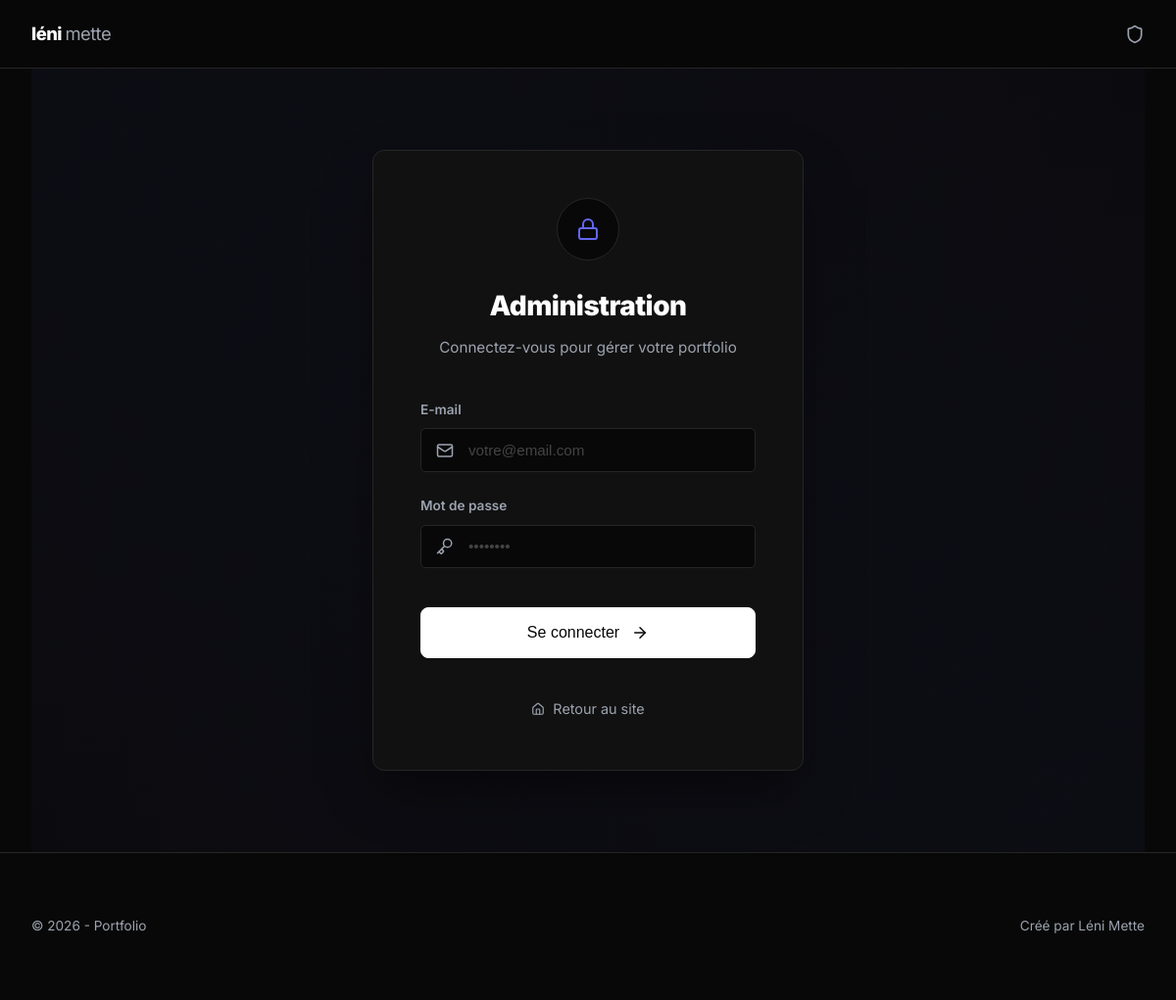
The app's page /index.php?action=login with its own data.
### tables this page shows
CREATE TABLE `profile` (
  `id` int(11) NOT NULL,
  `name` varchar(255) NOT NULL,
  `description` text,
  `date_of_birth` date DEFAULT NULL,
  `email` varchar(255) DEFAULT NULL,
  `phone_number` varchar(50) DEFAULT NULL,
  `id_image` int(11) DEFAULT NULL
);

### controllers/AuthController.php (called while the page is built, shortened)
<?php
class AuthController extends AbstractController {
    public function login(): void {
        try {
            $this->render('login', [
                'title' => 'Connexion Admin'
            ]);
        } catch (\Exception $e) {
            error_log($e->getMessage());
            $this->setFlash('error', 'Une erreur est survenue.');
            $this->render('login', ['title' => 'Connexion Admin']);
        }
    }
}

### index.php (called while the page is built, shortened)
<?php
spl_autoload_register(function ($class) {
    $relative_class = substr($class, 4);
    $parts = explode('\\', $relative_class);
    if (count($parts) > 1) {
        $parts[0] = strtolower($parts[0]);
    }
    $file = __DIR__ . '/' . implode('/', $parts) . '.php';
});
$router = new Routing();
$router->handleRequest();

### repository/AbstractRepository.php (called while the page is built, shortened)
<?php
abstract class AbstractRepository {
    public function __construct() {
        $this->db = Database::getInstance();
    }
}

### services/Database.php (called while the page is built, shortened)
<?php
class Database {
    private static $instance = null;
    private function __construct() {
        try {
            $this->pdo = new PDO(
                "mysql:host=" . DB_HOST . ";dbname=" . DB_NAME . ";charset=utf8mb4",
                DB_USER,
                DB_PASS,
                [
                    PDO::ATTR_ERRMODE => PDO::ERRMODE_EXCEPTION,
                    PDO::ATTR_DEFAULT_FETCH_MODE => PDO::FETCH_ASSOC,
                    PDO::ATTR_EMULATE_PREPARES => false,
                ]
            );
        } catch (PDOException $e) {
            die("Erreur de connexion : " . $e->getMessage());
        }
    }
    public static function getInstance() {
        if (self::$instance === null) {
            self::$instance = new self();
        }
        return self::$instance->pdo;
    }
}

### repository/ProfileRepository.php (called while the page is built, shortened)
<?php
class ProfileRepository extends AbstractRepository {
    public function findOne(): ?Profile {
        try {
            $stmt = $this->db->query("SELECT * FROM profile LIMIT 1");
            $profile = $stmt->fetchObject(Profile::class);
            return $profile ?: null;
        } catch (\PDOException $e) {
            error_log($e->getMessage());
            return null;
        }
    }
}

### models/Profile.php (called while the page is built, shortened)
<?php
class Profile {
    protected $name;
    public function getName(): string { return $this->name ?? ''; }
}

### views/layout.phtml (the view, shortened to what this page needs)
<!DOCTYPE html>
<html lang="fr">
<head>
    <link rel="stylesheet" href="assets/css/index.css?v=2.1">
</head>
<body>
    <header>
        <div class="container">
            <a href="index.php?action=home" class="logo">
                <?php
                    if (isset($profile) && $profile):
                    $parts = explode(' ', $profile->getName());
                ?>
                    <?= htmlspecialchars($parts[0] ?? 'Portfolio') ?> <span><?= htmlspecialchars($parts[1] ?? '') ?></span>
                <?php else: ?>
                    Mon <span>Portfolio</span>
                <?php endif; ?>
            </a>
            <div class="header-nav">
                <?php
                    if (isset($_SESSION['user'])): ?>
                    <a href="index.php?action=admin-dashboard" class="btn btn-secondary btn-sm">Tableau de bord</a>
                    <a href="index.php?action=logout" class="btn btn-danger btn-sm">Déconnexion</a>
                <?php else: ?>
                    <a href="index.php?action=login" class="nav-icon-admin" title="Connexion">
                        <i data-lucide="shield" style="width:20px; height:20px;"></i>
                    </a>
                <?php endif; ?>
            </div>
        </div>
    </header>
    <main class="container">
    </main>
    <footer>
        <div class="container">
            <div class="footer-left">
                &copy; <?= date('Y') ?> - Portfolio
            </div>
            <div class="footer-right">
                <?php if (isset($profile) && $profile): ?>
                    Créé par <?= htmlspecialchars($profile->getName()) ?>
                <?php endif; ?>
            </div>
        </div>
    </footer>
</body>
</html>

### assets/css/index.css (style rules this page uses)
:root { --bg: #080808; --surface: #111111; --surface-hover: #161616; --text: #ffffff; --dim-text: #9ca3af; --border: #262626; --accent: #6366f1; --accent-rgb: 99, 102, 241; --primary: #6366f1; --radius: 8px; --font-main: Inter, system-ui, -apple-system, sans-serif; --font-title: Outfit, sans-serif; }
* { box-sizing: border-box; margin: 0; padding: 0; }
body { background-color: var(--bg); color: var(--text); font-family: var(--font-main); line-height: 1.6; -webkit-font-smoothing: antialiased; }
.container { max-width: 1400px; margin: 0 auto; padding: 0 1.5rem; }
@media (min-width: 768px) { .container { padding: 0 2rem; } }
a { text-decoration: none; color: inherit; transition: var(--transition); }
header { background: rgba(8, 8, 8, 0.85); backdrop-filter: blur(12px); -webkit-backdrop-filter: blur(12px); border-bottom: 1px solid var(--border); padding: 1.25rem 0; position: sticky; top: 0; z-index: 100; }
header .container { display: flex; justify-content: space-between; align-items: center; }
header .logo { font-size: 1.15rem; font-weight: 800; text-transform: lowercase; letter-spacing: -0.03em; color: var(--text); }
header .logo span { color: var(--dim-text); font-weight: 400; }
header .header-nav { display: flex; gap: 1.5rem; align-items: center; }
header .header-nav .nav-icon-admin { color: var(--dim-text); display: flex; align-items: center; }
footer { padding: 4rem 0; border-top: 1px solid var(--border); color: var(--dim-text); font-size: 0.85rem; }
footer .container { display: flex; flex-direction: column; gap: 1rem; }
@media (min-width: 768px) { footer .container { flex-direction: row; justify-content: space-between; } }

### records on screen
profile: name "léni", name "mette", name "Léni Mette"
